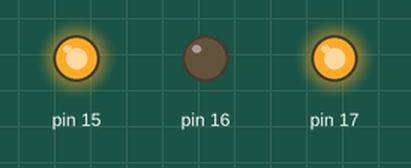
A sketch run on a simulated Arduino Uno, built with avr-gcc and run on an emulated ATmega328P. On the bench: output pins drawn as LEDs (lit = HIGH). Random numbers use the default seed unless the sketch sets one.

Above: at 0.1 s.
At 3.1 s:
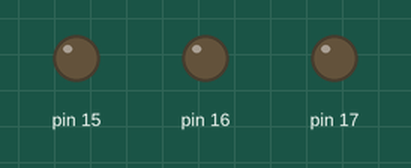
At 8.1 s:
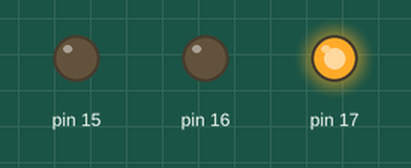
At 14.1 s:
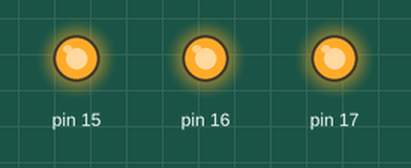
At 24.1 s:
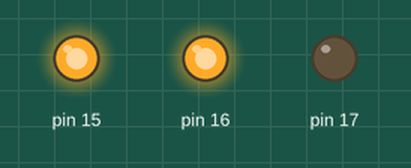
At 27.1 s:
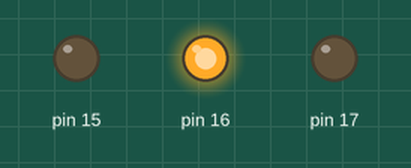
Timing chart, 0 to 40.0 s (numbered marks = the images above):
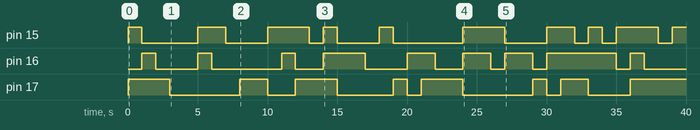

Measured:
- by itself, pin 15: LOW → HIGH at 0.00 s, → LOW 1.0 s later, → HIGH 4.0 s later, → LOW 2.0 s later, … (19 changes in this stretch)
- by itself, pin 16: LOW → HIGH at 1.0 s, → LOW 1.0 s later, → HIGH 3.0 s later, → LOW 1.0 s later, … (18 changes in this stretch)
- by itself, pin 17: LOW → HIGH at 0.00 s, → LOW 3.0 s later, → HIGH 5.0 s later, → LOW 2.0 s later, … (15 changes in this stretch)

The sketch:

RGB-2.ino
```cpp
//RGB 隨機
void setup(){
  pinMode(15, OUTPUT);
  pinMode(16, OUTPUT);
  pinMode(17, OUTPUT);
}

void loop(){
  analogWrite(15, (random(255)));
  analogWrite(16, (random(255)));
  analogWrite(17, (random(255)));
  delay(1000);
}
```
